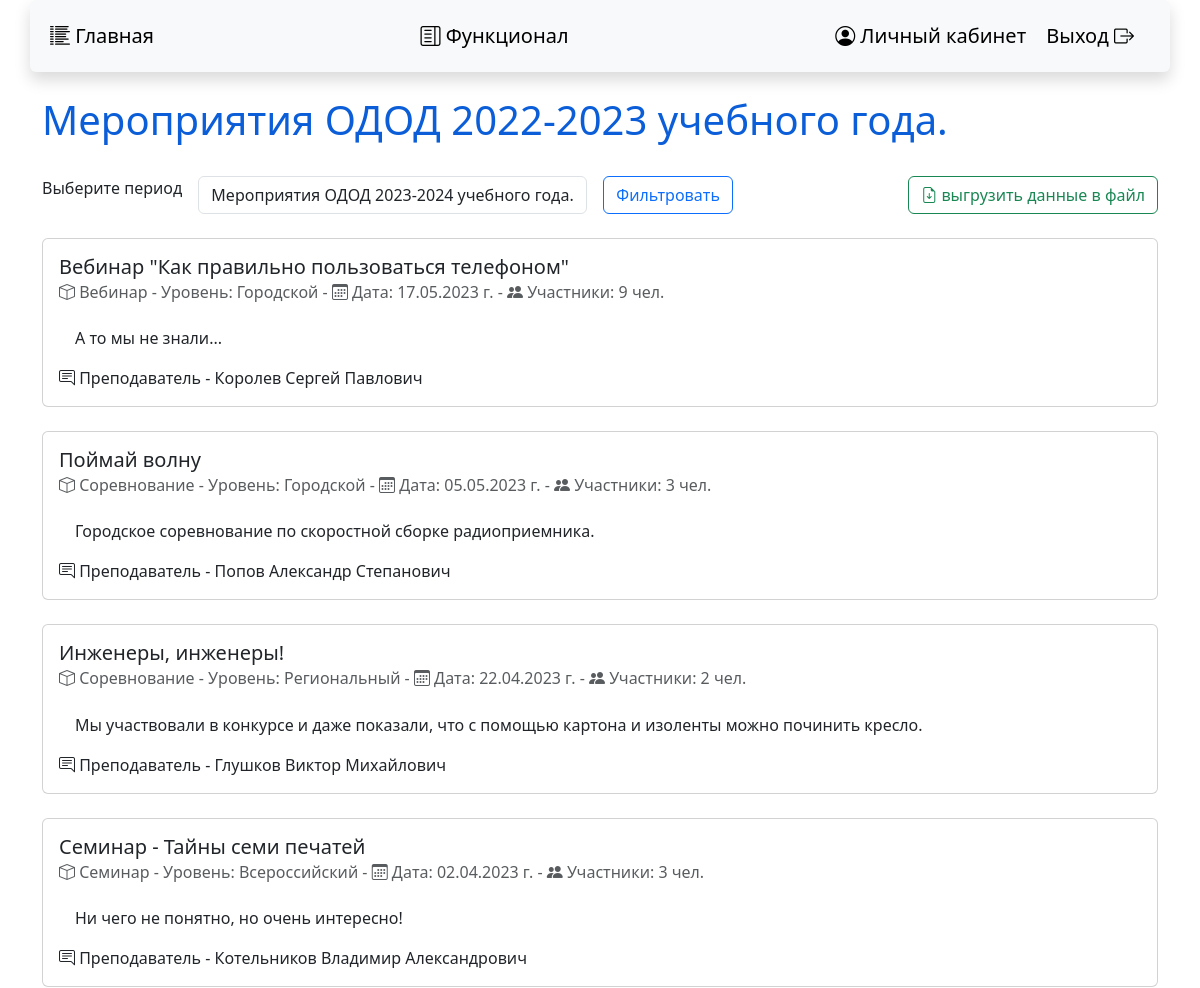
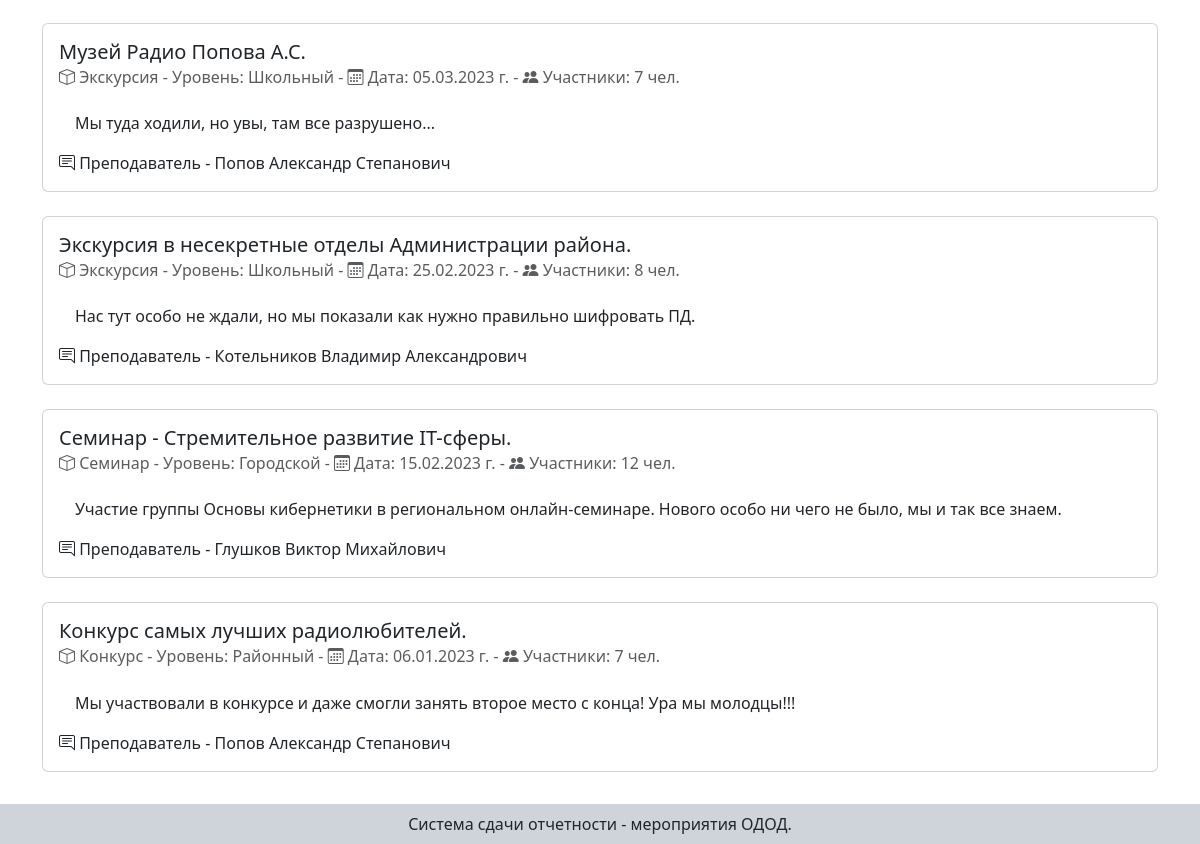
The page / (signed in) on the database its author committed (2 pictures, top to bottom).
### data/periods.py (models this page shows)
class Period(SqlAlchemyBase):
    __tablename__ = 'periods'
    id = sqlalchemy.Column(sqlalchemy.Integer, primary_key=True, autoincrement=True)
    title = sqlalchemy.Column(sqlalchemy.String, index=True, nullable=False)
    start_date = sqlalchemy.Column(sqlalchemy.DateTime, nullable=False)
    end_date = sqlalchemy.Column(sqlalchemy.DateTime, nullable=False)

### data/events.py (models this page shows, shortened)
class Event(SqlAlchemyBase):
    __tablename__ = 'events'
    id = sqlalchemy.Column(sqlalchemy.Integer, primary_key=True, autoincrement=True)
    title = sqlalchemy.Column(sqlalchemy.String,  index=True, nullable=False)
    type_event = sqlalchemy.Column(sqlalchemy.String, nullable=False)
    level_event = sqlalchemy.Column(sqlalchemy.String, nullable=False)
    start_date = sqlalchemy.Column(sqlalchemy.DateTime, index=True, default=datetime.datetime.now)
    end_date = sqlalchemy.Column(sqlalchemy.DateTime, default=datetime.datetime.now)
    members = sqlalchemy.Column(sqlalchemy.Integer, nullable=True)
    content = sqlalchemy.Column(sqlalchemy.String, nullable=True)
    course_id = sqlalchemy.Column(sqlalchemy.Integer, sqlalchemy.ForeignKey("courses.id"))
    course = orm.relationship('Course')
    user_id = sqlalchemy.Column(sqlalchemy.Integer, sqlalchemy.ForeignKey("users.id"))
    user = orm.relationship('User')

### data/users.py (models this page shows, shortened)
class User(SqlAlchemyBase, UserMixin):
    __tablename__ = 'users'
    id = sqlalchemy.Column(sqlalchemy.Integer, primary_key=True, autoincrement=True)
    name = sqlalchemy.Column(sqlalchemy.String, nullable=False)
    login = sqlalchemy.Column(sqlalchemy.String, index=True, unique=True, nullable=False)
    email = sqlalchemy.Column(sqlalchemy.String, unique=True, nullable=False)
    hashed_password = sqlalchemy.Column(sqlalchemy.String, nullable=False)
    created_date = sqlalchemy.Column(sqlalchemy.DateTime, default=datetime.datetime.now)
    admin = sqlalchemy.Column(sqlalchemy.Boolean, default=False)
    events = orm.relationship("Event", back_populates='user')
    courses = orm.relationship("Course", back_populates='user')

### index.py (the view)
@app.route("/", methods=['GET', 'POST'])
def index():
    if not current_user.is_authenticated:
        return redirect(url_for('sign_in'))
    db_sess = db_session.create_session()
    form = FilterPeriodForm()
    now_date = datetime.datetime.now()
    periods = db_sess.query(Period).order_by(Period.title.desc()).all()
    form.title.choices = [per.title for per in periods]
    if request.method == "POST":
        period_filter = db_sess.query(Period).filter(Period.title == form.title.data).first()
        return redirect(f'/{period_filter.id}')
    period = db_sess.query(Period).filter(Period.start_date <= now_date).filter(Period.end_date > now_date).first()
    if not period:
        period = db_sess.query(Period).first()
    if period:
        period_title = period.title
        events = db_sess.query(Event).filter(
            Event.start_date >= period.start_date).filter(
            Event.start_date < period.end_date).order_by(
            Event.start_date.desc()).all()
    else:
        period_title = "<ошибка> отсутствуют периоды"
        events = []
    data = {"title": "Главная страница",
            "period_title": period_title,
            "form": form,
            "events": events,
            }
    return render_template("index.html", **data)

### forms/filterperiodform.py
class FilterPeriodForm(FlaskForm):
    title = SelectField('Выберите период', choices=[])
    submit = SubmitField('Фильтровать')

### data/db_session.py (called while the page is built)
def create_session() -> Session:
    global __factory
    return __factory()

### index.py (called while the page is built)
@login_manager.user_loader
def load_user(user_id):
    db_sess = db_session.create_session()
    return db_sess.get(User, user_id)

### templates/index.html (shortened to what this page needs)
{% extends "base.html" %}
{% block content %}
    <h1>{{ period_title }}</h1>
    <br>
    <div class="d-flex justify-content-between">
        <form action="" method="post" class="row g-3">
            <div class="col-auto">{{ form.title.label }}</div>
            <div class="col-auto">{{ form.title(class="form-control") }}</div>
            <div class="col-auto">{{ form.submit(type="submit", class="btn btn-outline-primary") }}</div>
        </form>
        <div>
        <a href="/export_to_file/{{ period_title }}" class="btn btn-outline-success">
            <i class="bi bi-file-earmark-arrow-down"></i> выгрузить данные в файл</a>
        </div>
    </div>
    <br>
    {% for item in events%}
    <div class="card" style="width: 100%;">
        <div class="card-body">
            <h5 class="card-title">{{item.title}}</h5>
            <h6 class="card-subtitle mb-2 text-muted"><i class="bi bi-box"></i> {{item.type_event.capitalize()}} -
                Уровень: {{item.level_event.capitalize()}} -
                <i class="bi bi-calendar3"></i> Дата: {{item.start_date.strftime("%d.%m.%Y г.")}} -
                <i class="bi bi-people-fill"></i> Участники: {{item.members}} чел.</h6>
            <div class="card-body">{{item.content}}</div>
            <p class="card-text"><i class="bi bi-chat-right-text"></i> Преподаватель - {{item.user.name}}</p>
        </div>
    </div>
    <br>
    {% endfor %}
{% endblock %}

### templates/base.html (shortened to what this page needs)
<!doctype html>
<html lang="ru">
<head>
    <link href="https://cdn.jsdelivr.net/npm/bootstrap@5.3.0-alpha1/dist/css/bootstrap.min.css" rel="stylesheet"
>
    <link rel="stylesheet" href="https://cdn.jsdelivr.net/npm/bootstrap-icons@1.10.3/font/bootstrap-icons.css">
    <link rel="stylesheet" type="text/css" href="{{ url_for('static', filename='css/style.css') }}" />
</head>
<body>
    <header class="container shadow p-2 mb-4 bg-body-tertiary rounded">
        <nav role="navigation" class="navbar bg-body-tertiary">
            <div class="container-md">
                <a class="navbar-brand" href="/"><i class="bi bi-list-columns-reverse"></i> Главная</a>
                {% if current_user.is_authenticated %}
                    <div>
                        <a class="navbar-brand" href="{{ url_for('function') }}"><i class="bi bi-layout-text-sidebar"></i> Функционал</a>
                    </div>
                    <div>
                        <a class="navbar-brand" href="{{ url_for('user_page') }}"><i class="bi bi-person-circle"></i> Личный кабинет</a>
                        <a class="navbar-brand" href="{{ url_for('exit_lk') }}">Выход <i class="bi bi-box-arrow-right"></i></a>
                    </div>
                {% else %}
                <div>
                    <a class="navbar-brand" href="{{ url_for('sign_in') }}">Вход <i class="bi bi-box-arrow-in-left"></i></a>
                </div>
                {% endif %}
            </div>
        </nav>
    </header>
    <main role="main" class="container">
        {% block content %}{% endblock %}
        <br>
    </main>
    <footer class="fixed-bottom bg-dark-subtle text-emphasis-secondary p-2">
            <div class="d-flex justify-content-center">Система сдачи отчетности - мероприятия ОДОД.</div>
    </footer>
    </body>
</html>

### static/css/style.css (style rules this page uses)
h1 { color: #0B5ED7; }

### rows shown on the page
Period: title "Мероприятия ОДОД 2022-2023 учебного года."
Event: title "Вебинар \"Как правильно пользоваться телефоном\"", type_event "Вебинар", level_event "Городской", start_date "17.05.2023 г.", members "9", content "А то мы не знали...", user.name "Королев Сергей Павлович"
Event: title "Поймай волну", type_event "Соревнование", level_event "Городской", start_date "05.05.2023 г.", members "3", content "Городское соревнование по скоростной сборке радиоприемника.", user.name "Попов Александр Степанович"
Event: title "Инженеры, инженеры!", type_event "Соревнование", level_event "Региональный", start_date "22.04.2023 г.", members "2", content "Мы участвовали в конкурсе и даже показали, что с помощью картона и изоленты можно починить кресло.", user.name "Глушков Виктор Михайлович"
Event: title "Семинар - Тайны семи печатей", type_event "Семинар", level_event "Всероссийский", start_date "02.04.2023 г.", members "3", content "Ни чего не понятно, но очень интересно!", user.name "Котельников Владимир Александрович"
Event: title "Музей Радио Попова А.С.", type_event "Экскурсия", level_event "Школьный", start_date "05.03.2023 г.", members "7", content "Мы туда ходили, но увы, там все разрушено...", user.name "Попов Александр Степанович"
Event: title "Экскурсия в несекретные отделы Администрации района.", type_event "Экскурсия", level_event "Школьный", start_date "25.02.2023 г.", members "8", content "Нас тут особо не ждали, но мы показали как нужно правильно шифровать ПД.", user.name "Котельников Владимир Александрович"
Event: title "Семинар - Стремительное развитие IT-сферы.", type_event "Семинар", level_event "Городской", start_date "15.02.2023 г.", members "12", content "Участие группы Основы кибернетики в региональном онлайн-семинаре. Нового особо ни чего не было, мы и так все знаем.", user.name "Глушков Виктор Михайлович"
Event: title "Конкурс самых лучших радиолюбителей.", type_event "Конкурс", level_event "Районный", start_date "06.01.2023 г.", members "7", content "Мы участвовали в конкурсе и даже смогли занять второе место с конца! Ура мы молодцы!!!", user.name "Попов Александр Степанович"
